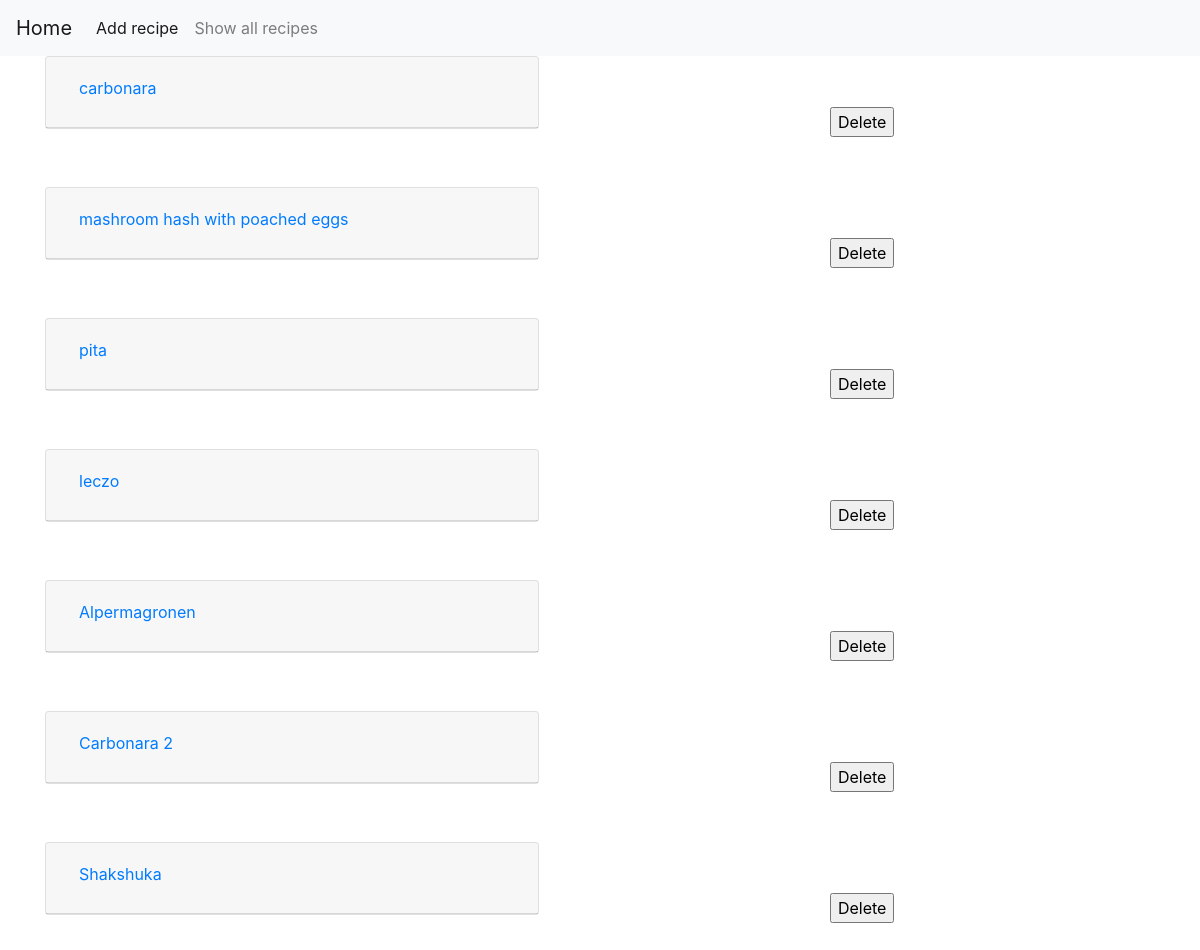
Before: /show_all_recipes with the older database file.
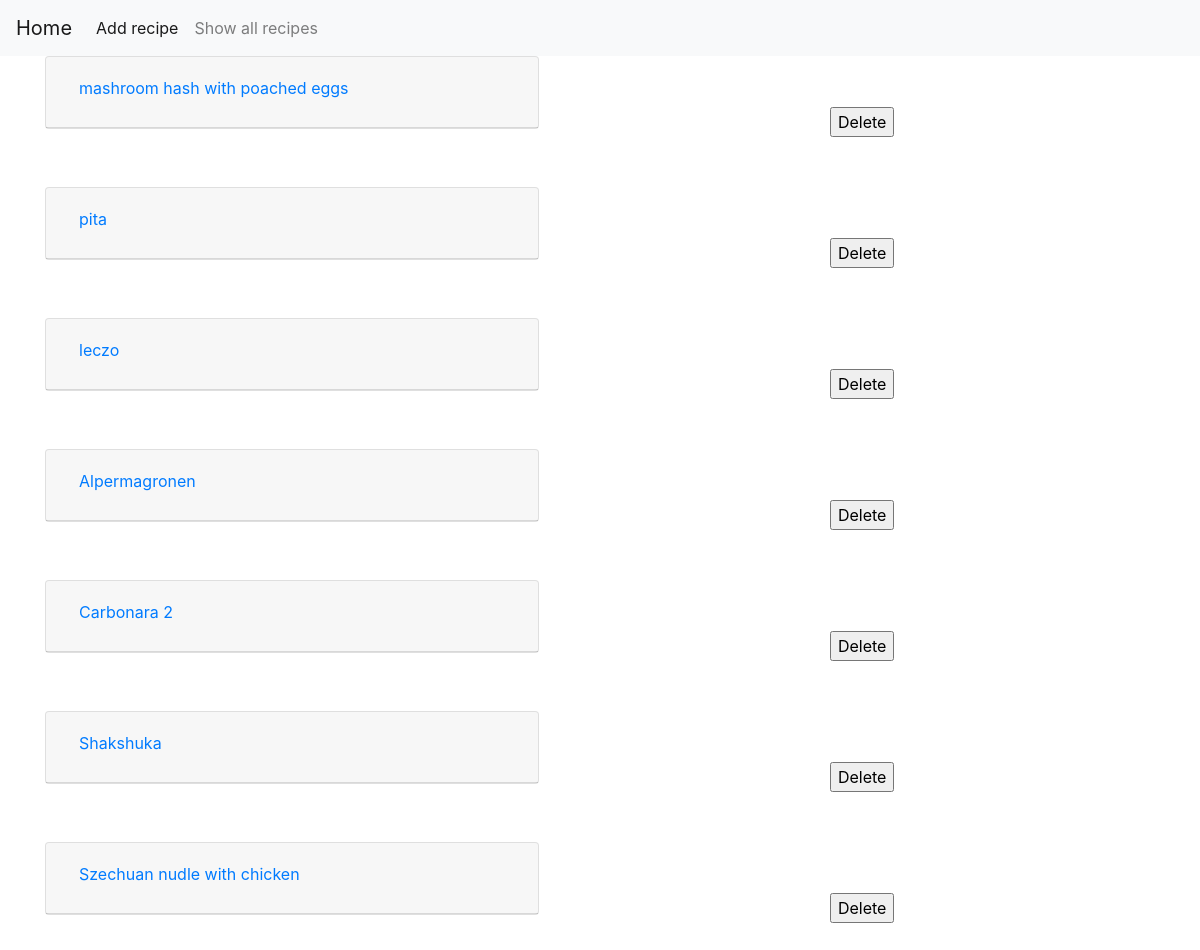
After: the same page with the newer database file.
### tables this page shows
CREATE TABLE recipes (id INTEGER PRIMARY KEY AUTOINCREMENT,recipes_name varchar(255));

### app.py (the view)
@app.route("/show_all_recipes")
def show_all_recipes():
    db_answer = None
    con = dbcontext.dbConnection("recipes.db")
    db_answer = con.execute_read_query(f"""
                                        select
                                        recipes.recipes_name, ingredients.ingredient_name
                                        from recipes_ingredients
                                        join recipes
                                        on recipes.id = recipes_id
                                        join ingredients on
                                        ingredients.id = ingredient_id;""")
    all_recipes = [recipes for recipes in db_answer]
    recipe_dict={}
    for recipe in all_recipes:
        if recipe[0] not in recipe_dict:
            recipe_dict[recipe[0]]=[recipe[1]]
        else:
            recipe_dict[recipe[0]].append(recipe[1])
    return render_template("show_all_recipes.html",recipe_dict=recipe_dict)

### dbcontext.py (called while the page is built)
    def connect(self):
        connection = None
        try:
            connection = sqlite3.connect(self.path)
            print("Connection to SQLite DB successful")
        except Error as e:
            print(f"The error '{e}' occurred")
        return connection

    def execute_read_query(self,query):
        cursor = self.connect().cursor()
        result = None
        try:
            cursor.execute(query)
            result = cursor.fetchall()
            return result
        except Error as e:
            print(f"The error '{e}' occurred")

### templates/show_all_recipes.html (shortened to what this page needs)
{% extends "layout.html" %}
{% block body %}
{% for item in recipe_dict %}
<div class="container">
    <div class="row">
        <div id="accordion" class="col">
            <div class="card">
                <div class="card-header" id="headingOne">
                    <h5 class="mb-2">
                        <button class="btn btn-link collapsed" data-toggle="collapse" data-target="#{{ item }}" aria-expanded="true" aria-controls="collapseOne">
                            {{ item }}
                        </button>
                    </h5>
                </div>
            </div>
            </div>
        <form action="/delete_recipe_form" method="get" name="delete_recipe" class="col" id="delete">
            <input type="submit" value = "Delete" name = "{{ item }}">
        </form>
    </div>
</div>
{% endfor %}
{% endblock %}

### templates/layout.html (shortened to what this page needs)
<!DOCTYPE html>
<html lang="en">
    <head>
        <link href="/static/styles.css" rel="stylesheet">
        <link rel="stylesheet" href="https://cdn.jsdelivr.net/npm/bootstrap@4.0.0/dist/css/bootstrap.min.css">
    </head>
    <body>
      <nav class="navbar navbar-expand-lg navbar-light bg-light">
        <a class="navbar-brand" href="/">Home</a>
        <div class="collapse navbar-collapse" id="navbarSupportedContent">
          <ul class="navbar-nav mr-auto">
            <li class="nav-item active">
              <a class="nav-link" href="{{ url_for('add_recipies') }}">Add recipe<span class="sr-only">(current)</span></a>
            </li>
            <li class="nav-item">
              <a class="nav-link" href="{{ url_for('show_all_recipes') }}">Show all recipes</a>
            </li>
          </ul>
        </div>
      </nav>
       {% block body %}{% endblock %}
    </body>
</html>

### static/styles.css (style rules this page uses)
body { margin: auto; text-align: center; }
form { text-align: center; max-width: 30em; margin: 4%; }
form input { text-align: center; max-width: 30em; margin: 1%; }

Changed rows visible on the page:
removed recipes: recipes_name "carbonara"
added recipes: recipes_name "Szechuan nudle with chicken"
